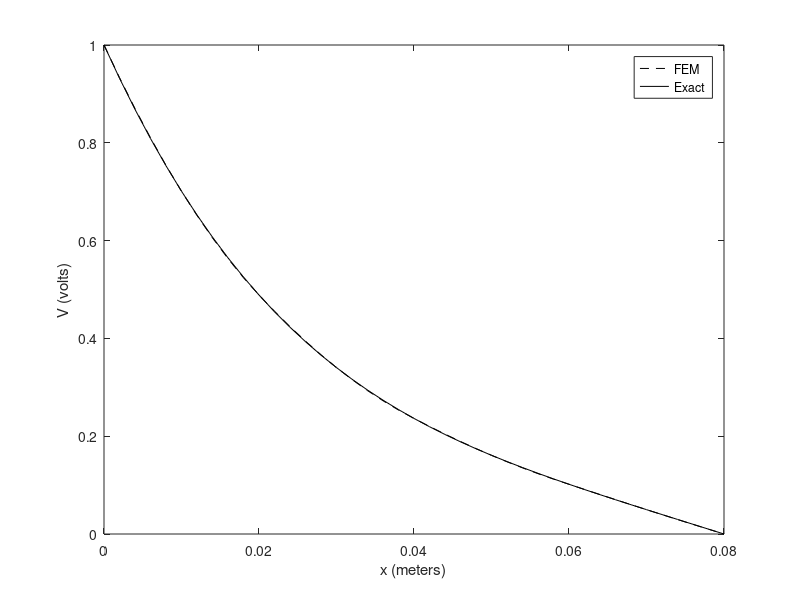
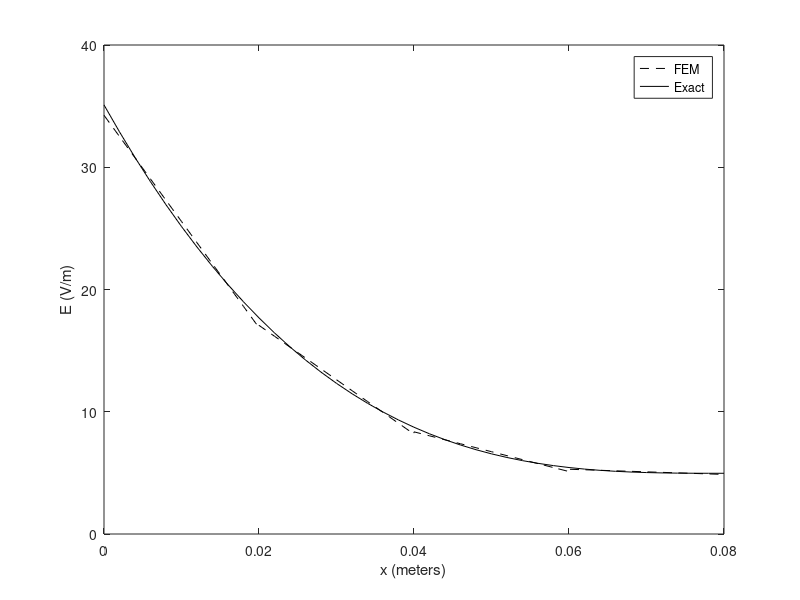

Here is the MATLAB script that generated these plots, in order:
%%%%%%%%%%%%%%%%%%%%%%%%%%%%%%%%%%%%%%%%%%%%%%%%%%%%%%%%%%%%%%%%%%%%%%%%%%%%%%%%
%
% NAME OF FILE: FEM1DQnucd.m
%
% PURPOSE: This Matlab code solves a one-dimensional boundary-value problem
% using the finite element method. The boundary-value problem at hand is
% defined by the Poisson's equation in a simple medium (isotropic, linear,
% and homogeneous) characterized by a non-uniform electron charge density 
% described by 
%                            rho=-rho0*(1-x/L)^2 
% The finite element method is based on sub-dividing the one-dimensional 
% domain into Ne quadratic elements of equal length. Two Dirichlet boundary 
% conditions are applied: V=Va at the leftmost node of the domain, and V=Vb at 
% the rightmost node of the domain. The length of the domain is denoted by L. 
% The user has the freedom to modify any of the defined input variables 
% including charge density (rho0), domain length (L), boundary conditions 
% (Va & Vb), dielectric constant (epsr), and number of elements (Ne).
%
% All quantities are expressed in the SI system of units.
%
% The Primary Unknown Quantity is the Electric Potential.
% The Secondary Unknown Quantity is the Electric Field.
%
% Written by Anastasis Polycarpou (Last updated: 8/12/2005)
%%%%%%%%%%%%%%%%%%%%%%%%%%%%%%%%%%%%%%%%%%%%%%%%%%%%%%%%%%%%%%%%%%%%%%%%%%%%%%%%%%
clear % Clear all variables
%
% Define the Input Variables
% ==========================
L=8*10^-2; % Length of the domain
rho0=1*10^-8; % Charge density
epsr=1.0; % Dielectric constant of the domain
Va=1; % Boundary condition at the leftmost node
Vb=0; % Boundary condition at the rightmost node
Ne=4; % Number of elements
% ==========================
eps=epsr*8.85*10^-12;
Nn=2*Ne+1;
le=L/Ne;
for e=1:Ne
    elmconn(e,1)=2*e-1;
    elmconn(e,2)=2*e+1;
    elmconn(e,3)=2*e;
    x(e,1)=(2*e-2)*le/2;
    x(e,2)=(2*e)*le/2;
    x(e,3)=(2*e-1)*le/2;
end
Ke(1,1)=7*eps/(3*le);
Ke(1,2)=eps/(3*le);
Ke(1,3)=-8*eps/(3*le);
Ke(2,1)=eps/(3*le);
Ke(2,2)=7*eps/(3*le);
Ke(2,3)=-8*eps/(3*le);
Ke(3,1)=-8*eps/(3*le);
Ke(3,2)=-8*eps/(3*le);
Ke(3,3)=16*eps/(3*le);
K=zeros(Nn);
f=zeros(Nn,1);
for e=1:Ne
    alpha=1-x(e,3)/L;
    f1=-le*rho0/4*(le^2/(10*L^2)+2*alpha*le/(3*L)+(2/3)*alpha^2);
    f2=-le*rho0/4*(le^2/(10*L^2)-2*alpha*le/(3*L)+(2/3)*alpha^2);
    f3=-le*rho0/2*(le^2/(15*L^2)+(4/3)*alpha^2);
    fe=([f1;f2;f3]);
    for i=1:3
        for j=1:3
            K(elmconn(e,i),elmconn(e,j))=K(elmconn(e,i),elmconn(e,j))+Ke(i,j);
        end
        f(elmconn(e,i))=f(elmconn(e,i))+fe(i);
    end
end
for i=2:Nn
    f(i)=f(i)-K(i,1)*Va;
end
K(:,1)=0;
K(1,:)=0;
K(1,1)=1;
f(1)=Va;

for i=2:Nn-1
    f(i)=f(i)-K(i,Nn)*Vb;
end
K(:,Nn)=0;
K(Nn,:)=0;
K(Nn,Nn)=1;
f(Nn)=Vb;

V=K\f;

Npoints=10;
dx=le/(Npoints);
for e=1:Ne
    for i=1:Npoints+1
        idx=(e-1)*(Npoints+1)+i;
        xeval(idx)=(idx-e)*dx;
        ksi=2*(xeval(idx)-x(e,3))/le;
        Veval(idx)=V(2*e-1)*0.5*ksi*(ksi-1)+V(2*e+1)*0.5*ksi*(ksi+1)+V(2*e)*(1+ksi)*(1-ksi);
        Eeval(idx)=(-2/le)*(V(2*e-1)*(ksi-0.5)+V(2*e+1)*(ksi+0.5)+V(2*e)*(-2*ksi));
    end
end
plot(xeval,Veval,'k--'); % Plot the Electric potential obtained from the finite element method 
%
% Exact Analytical Solution
% =========================
hold
for i=1:Ne*(Npoints+1) 
    Vexact(i)=L^2*rho0/(12*eps)*(1-xeval(i)/L)^4+(L*rho0/(12*eps)+(Vb-Va)/L)*xeval(i)+(Va-L^2*rho0/(12*eps));
    Eexact(i)=L*rho0/(3*eps)*(1-xeval(i)/L)^3-(L*rho0/(12*eps)+(Vb-Va)/L);
end
plot(xeval,Vexact,'k-'); % Plot the Electric potential obtained from the exact analytical solution
xlabel('x (meters)');
ylabel('V (volts)');
legend('FEM', 'Exact');
%
% Error Analysis (Using the area bounded between the two curves per element)
% =========================================================================
PercentError=0.0;
Aextot=0.0;
Diff=0.0;
for e=1:Ne
    g1=rho0*(x(e,3)^5-x(e,1)^5)/(60*L^2*eps);
    g2=rho0*(x(e,3)^4-x(e,1)^4)/(12*L*eps);
    g3=rho0*(x(e,3)^3-x(e,1)^3)/(6*eps);
    g4=0.5*(rho0*L/(4*eps)+Va/L)*(x(e,3)^2-x(e,1)^2);
    g5=Va*(x(e,3)-x(e,1));
    A1exact=g1-g2+g3-g4+g5;
    A1fe=le/24*(5*V(2*e-1)-V(2*e+1)+8*V(2*e));
    Diff=Diff+abs(A1exact-A1fe);
    g1=rho0*(x(e,2)^5-x(e,3)^5)/(60*L^2*eps);
    g2=rho0*(x(e,2)^4-x(e,3)^4)/(12*L*eps);
    g3=rho0*(x(e,2)^3-x(e,3)^3)/(6*eps);
    g4=0.5*(rho0*L/(4*eps)+Va/L)*(x(e,2)^2-x(e,3)^2);
    g5=Va*(x(e,2)-x(e,3));
    A2exact=g1-g2+g3-g4+g5;
    A2fe=le/24*(-V(2*e-1)+5*V(2*e+1)+8*V(2*e));
    Diff=Diff+abs(A2exact-A2fe);
    Aextot=Aextot+A1exact+A2exact;
end
Aextot=abs(Aextot);
PercentError=Diff/Aextot*100


figure(2);
plot(xeval,Eeval,'k--'); % Plot the Electric field obtained from the finite element method
hold
plot(xeval,Eexact,'k-'); % Plot the Electric field obtained from the exact analytical solution
xlabel('x (meters)');
ylabel('E (V/m)');
legend('FEM','Exact');


